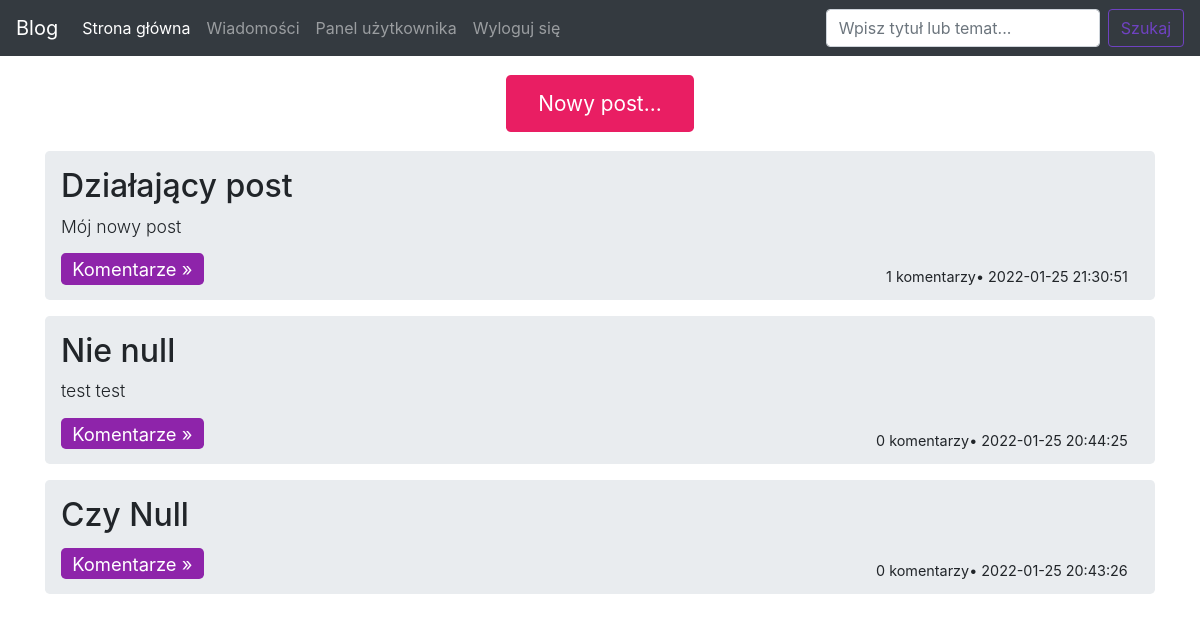
The app's page /Witryna/index.php (signed in) with its own data.
### tables this page shows
CREATE TABLE `posty` (
  `idPost` int(11) NOT NULL,
  `tytul` varchar(200) NOT NULL,
  `data_utworzenia` timestamp NOT NULL DEFAULT current_timestamp() ON UPDATE current_timestamp(),
  `idUzytkownik` int(11) NOT NULL,
  `idTemat` int(11) NOT NULL
);

CREATE TABLE `trescpostow` (
  `idTrescPosta` int(11) NOT NULL,
  `tresc` text DEFAULT NULL,
  `idPost` int(11) NOT NULL
);

### Witryna/index.php (the view, shortened to what this page needs)
<!DOCTYPE html>
<head>
	<link href="css/bootstrap.css" rel="stylesheet">
	<link href="css/index.css" rel="stylesheet">
</head>
<body>
    <nav class="navbar navbar-expand-md navbar-dark fixed-top bg-dark">
      <a class="navbar-brand" href="">Blog</a>
      <div class="collapse navbar-collapse" id="navbarCollapse">
        <ul class="navbar-nav mr-auto">
          <li class="nav-item active">
            <a class="nav-link" href="./index.php">Strona główna <span class="sr-only">(current)</span></a>
          </li>
          <li class="nav-item">
            <a class="nav-link" href="./contacts.php">Wiadomości</a>
          </li>
          <li class="nav-item">
            <a class="nav-link" href="./profile.php">Panel użytkownika</a>
          </li>
		  <li class="nav-item">
            <a class="nav-link" href="./destroy.php">Wyloguj się</a>
          </li>
        </ul>
        <form class="form-inline mt-2 mt-md-0" action="./szukaj.php" method="post">
          <input class="form-control mr-sm-2" type="text" name = "key" placeholder="Wpisz tytuł lub temat..." aria-label="Search">
          <button class="btn btn-outline-success my-2 my-sm-0" type="submit">Szukaj</button>
        </form>
      </div>
    </nav>
    <main role="main" class="container">
	  <div class='newPost'><a class="btn-np btn-lg btn-primary" href="addPostForm.php" role="button">Nowy post...</a></div>
	  <?php
		require 'notLogged.php';
		$connect = new mysqli($dbhost, $dbusername, $dbpassword, $dbname);
		if(!isset($_SESSION["key"])){
			$result = $connect->query("select * from posty order by data_utworzenia desc");
		}
		else{
			$result = $connect->query("select * from posty inner join tematy on tematy.idTemat=posty.idTemat where posty.tytul LIKE '%".$_SESSION['key']."%' or tematy.nazwa LIKE '%".$_SESSION['key']."%' order by data_utworzenia desc");
			unset($_SESSION['key']);
		}
				if ($result->num_rows > 0) {
					while($row = $result->fetch_assoc()){
					?>
						<div class="jumbotron">
						<h2><?php echo $row['tytul'] ?></h2>
						<p class="lead">
						<?php
						$ress = $connect->query("select tresc from trescpostow where idPost = '".$row['idPost']."'");if ($ress->num_rows > 0) { $tresc = $ress->fetch_assoc();
						if(!is_null($tresc['tresc'])) {echo $tresc['tresc']; }}
						 ?>
						</p>
						<div class="sidetext"><?php $res3 = $connect->query("select count(idKomentarz) as kom from komentarze where idPost = '".$row['idPost']."'");
						$tresc = $res3->fetch_assoc(); echo $tresc['kom']." komentarzy"; ?>&bull; <?php echo $row['data_utworzenia']; ?>
						</div>
						<a class="btn-lg btn-primary" href="./comments.php?idPost=<?php echo $row['idPost']; ?>" role="button">Komentarze »</a>
						</div>
					<?php
					}
				}
				else{
					?>
						<div class="jumbotron">
						<h2>Brak postów</h2>
						</div>
					<?php
				}
		?>
    </main>
</body>
</html>

### Witryna/css/index.css (style rules this page uses)
body { padding-top: 4.5rem; }
.jumbotron { padding: 1rem 1rem; margin-bottom: 1rem; }
.lead { font-size: 1.1rem; font-weight: 300; }
.btn-lg, .btn-group-lg > .btn { padding: 0.3rem 0.7rem; font-size: 1.15rem; line-height: 1.5; border-radius: 0.3rem; float:clear; background-color:#8E24AA; }
.sidetext { float:right; padding:0.6rem 0.7rem; font-size: 0.90rem; }
.newPost { margin-bottom:2rem; margin-top:1rem; text-align:center; }
.btn-np { padding: 1rem 2rem; font-size: 1.3rem; line-height: 1.5; border-radius: 0.3rem; background-color: #E91E63; }

### records on screen
posty: tytul "Działający post", trescpostow.tresc "Mój nowy post", kom "1", data_utworzenia "2022-01-25 21:30:51"
posty: tytul "Nie null", trescpostow.tresc "test test", kom "0", data_utworzenia "2022-01-25 20:44:25"
posty: tytul "Czy Null", kom "0", data_utworzenia "2022-01-25 20:43:26"
